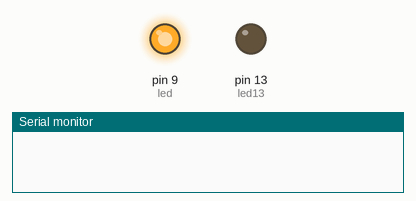
This sketch was run on a simulated Arduino Uno, built with avr-gcc and run on an emulated ATmega328P. Parts: output pins drawn as LEDs (lit = HIGH), the last lines printed to the serial monitor.

Above: at 0.5 s.
At 12.5 s:
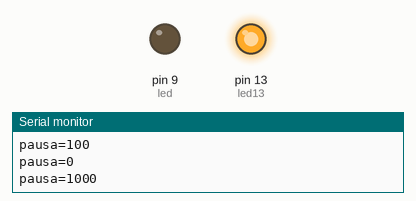
Timing chart, 0 to 14.3 s (numbered marks = the images above):
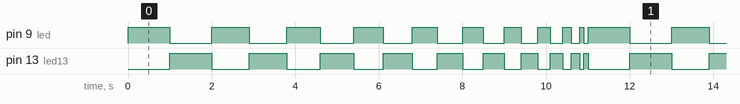

Measured:
- by itself, pin 9 (led): repeats every 11.0 s: LOW 1.0 s, HIGH 0.90 s, LOW 0.90 s, HIGH 0.80 s, LOW 0.80 s, HIGH 0.70 s, LOW 0.70 s, HIGH 0.60 s, LOW 0.60 s, HIGH 0.50 s, LOW 0.50 s, HIGH 0.40 s, LOW 0.40 s, HIGH 0.30 s, LOW 0.30 s, HIGH 0.20 s, LOW 0.20 s, HIGH 0.10 s, LOW 0.10 s, HIGH 1.0 s
- by itself, pin 13 (led13): repeats every 11.0 s: LOW 0.90 s, HIGH 0.90 s, LOW 0.80 s, HIGH 0.80 s, LOW 0.70 s, HIGH 0.70 s, LOW 0.60 s, HIGH 0.60 s, LOW 0.50 s, HIGH 0.50 s, LOW 0.40 s, HIGH 0.40 s, LOW 0.30 s, HIGH 0.30 s, LOW 0.20 s, HIGH 0.20 s, LOW 0.10 s, HIGH 0.10 s, LOW 1.0 s, HIGH 1.0 s
- by itself, everything shown: repeats every 11.0 s, in 20 steps

The sketch:

parpadeo2leds.ino
```cpp
int led = 9;
int led13=13;
void setup() {
  pinMode(led, OUTPUT);     pinMode(led13,OUTPUT);
  Serial.begin(9600);
}
int pausa=1000;
void loop() {
  digitalWrite(led, HIGH); digitalWrite(led13,LOW);
  delay(pausa);
  digitalWrite(led, LOW);digitalWrite(led13,HIGH);
  delay(pausa);

  if(pausa<=0)
  {
    pausa=1000;
  }
  else
  {
    pausa=pausa-100;
  }
  Serial.print("pausa=");
  Serial.println(pausa);
}
```
